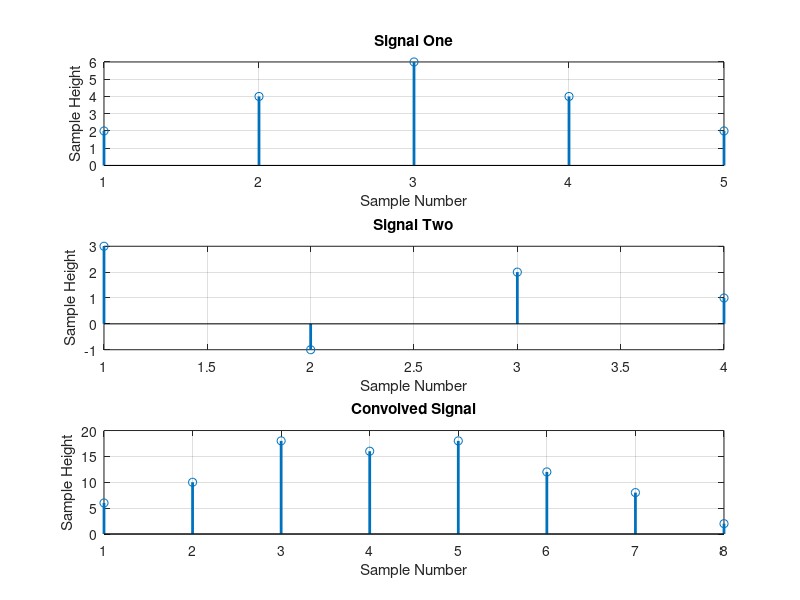

Write the MATLAB code that produced this figure.
x = [2 4 6 4 2];
h = [3 -1 2 1];
c_sig = conv(x,h);
subplot(3,1,1);
stem(x, 'linewidth', 2);
grid on;
title('Signal One')
xlabel('Sample Number');
ylabel('Sample Height');
subplot(3,1,2);
stem(h, 'linewidth', 2);
grid on;
title('Signal Two')
xlabel('Sample Number');
ylabel('Sample Height');
subplot(3,1,3);
stem(c_sig, 'linewidth', 2);
grid on;
title('Convolved Signal');
xlabel('Sample Number');
ylabel('Sample Height');
